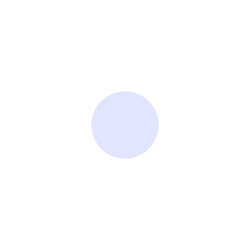
Frame 1 (no input)
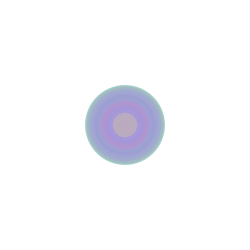
Frame 60 (the mouse pressed at the canvas centre just before this capture)
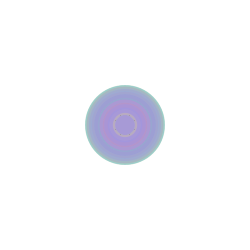
Frame 120 (the mouse held since frame 60 and released just before this capture)

The Processing sketch that drew these frames (run headless with seeded random() and noise(); from frame 60 on, the mouse is pressed at the canvas centre):

// Processing sketch: processing_149447
// ── processing_149447.pde

int counter;

void setup() {  //setup function called initially, only once
  size(250, 250);
  background(255);  //set background white
  colorMode(HSB);   //set colors to Hue, Saturation, Brightness mode
  counter = 0;
}

void draw() {  //draw function loops 
  counter++;
  noStroke();
  fill(random(255),150,255,50);
  
  if(mousePressed == true) { //add some interaction
    ellipse(mouseX, mouseY, 20, 20);
  }
  else {
    ellipse(width/2, height/2, 80*sin(counter), 80*sin(counter));
  }
}
